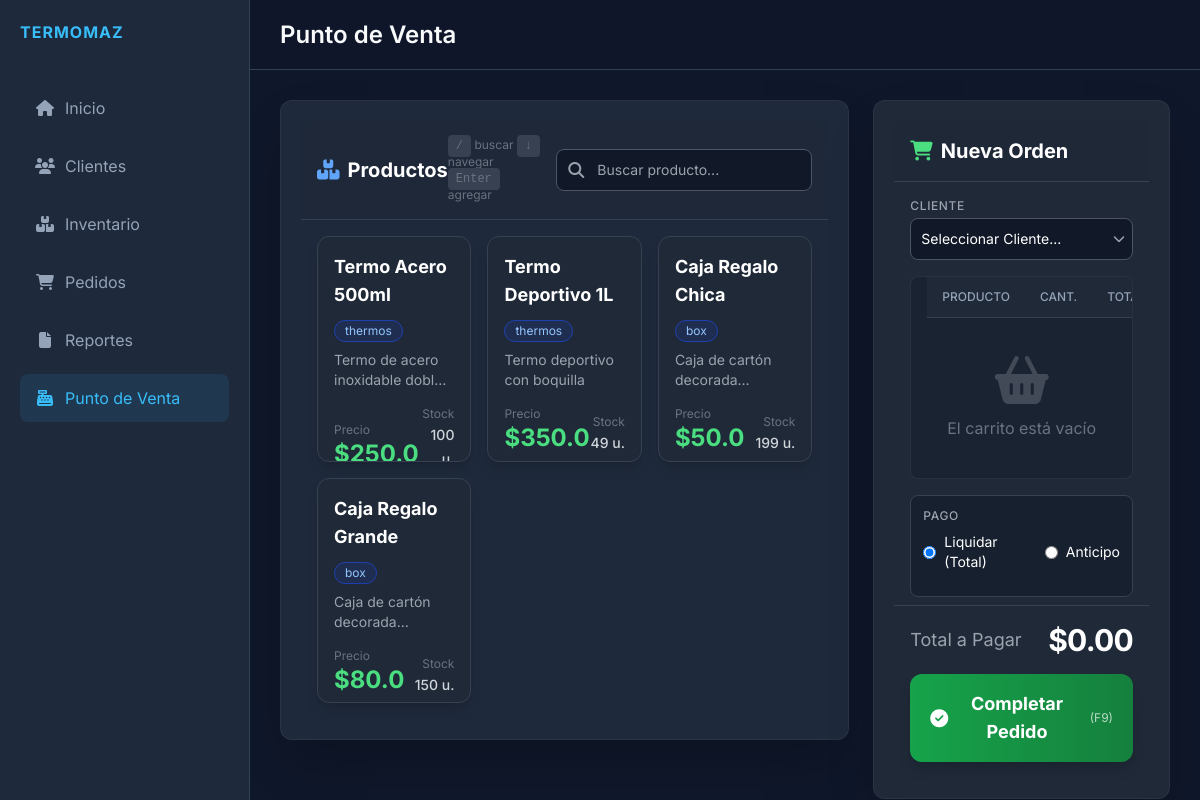
/pos, run on an earlier commit of the app's database.
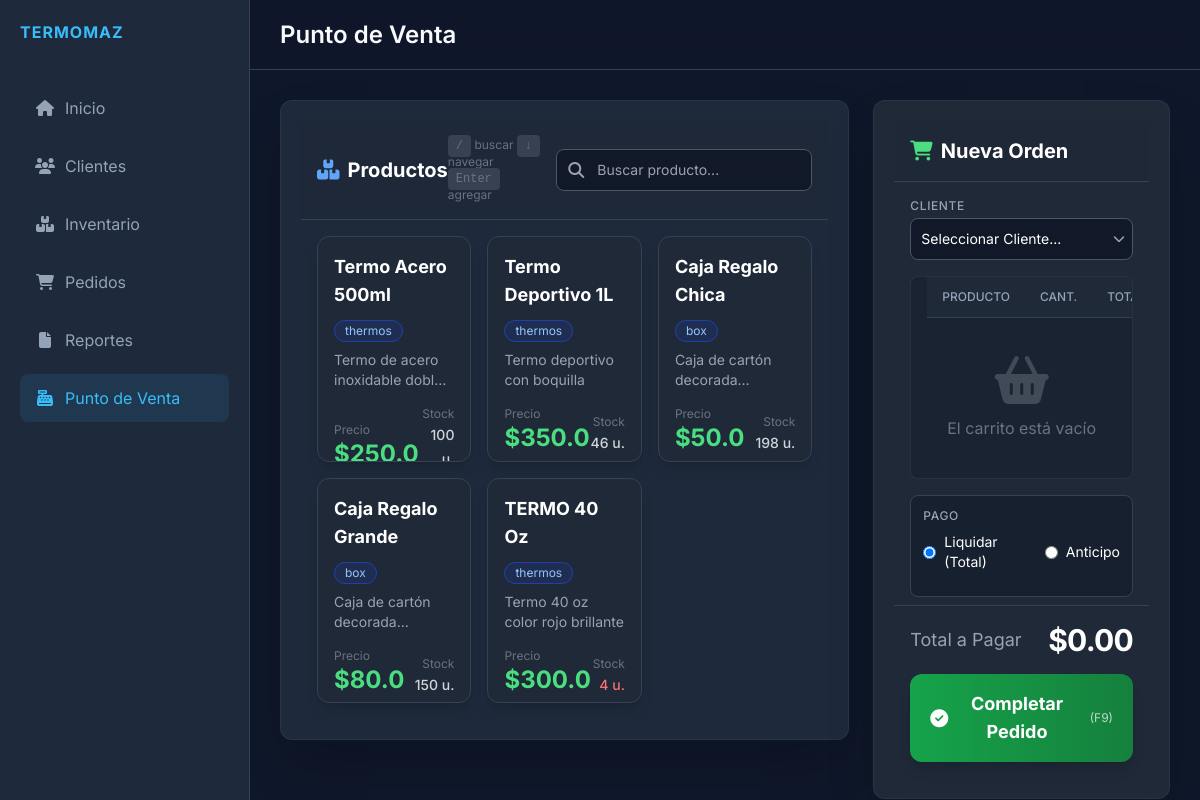
And on a later commit of the database.
### models.py (models this page shows)
class Product(db.Model):
    id = db.Column(db.Integer, primary_key=True)
    name = db.Column(db.String(100), nullable=False)
    description = db.Column(db.Text)
    price = db.Column(db.Float, nullable=False)
    stock = db.Column(db.Integer, default=0)
    category = db.Column(db.String(50)) # 'thermos', 'box', 'other'
    created_at = db.Column(db.DateTime, default=datetime.utcnow)

### app.py (the view)
@app.route('/pos')
def pos():
    products = Product.query.all()
    clients = Client.query.all()
    return render_template('pos.html', products=products, clients=clients)

### templates/pos.html (shortened to what the changed rows need)
{% extends 'base.html' %}
{% block title %}Punto de Venta{% endblock %}
{% block content %}
<div class="flex h-full gap-6" style="height: calc(100vh - 140px);">
    <div class="w-2/3 flex flex-col">
        <div class="card flex-1 overflow-hidden flex flex-col shadow-2xl border border-gray-700/50">
            <div
                class="card-header bg-gray-800/50 backdrop-blur-sm border-b border-gray-700 p-4 flex justify-between items-center sticky top-0 z-10">
                <h2 class="text-xl font-bold text-white flex items-center gap-2">
                    <i class="fas fa-boxes text-blue-400"></i> Productos
                </h2>
            </div>
            <div id="products-grid"
                class="overflow-y-auto p-4 grid grid-cols-1 md:grid-cols-2 lg:grid-cols-3 gap-4 custom-scrollbar">
                {% for product in products %}
                <div class="product-card group bg-gray-800 border border-gray-700 rounded-xl p-4 hover:bg-gray-750 hover:border-blue-500/50 transition-all duration-300 shadow-lg hover:shadow-xl flex flex-col justify-between relative overflow-hidden focus:ring-2 focus:ring-blue-500 focus:outline-none"
                    tabindex="0" data-id="{{ product.id }}" data-name="{{ product.name }}"
                    data-price="{{ product.price }}" data-stock="{{ product.stock }}">
                    <div>
                        <div class="flex justify-between items-start mb-2">
                            <h3 class="font-bold text-lg text-white group-hover:text-blue-400 transition-colors">{{
                                product.name }}</h3>
                        </div>
                        <span
                            class="inline-block bg-blue-900/30 text-blue-300 text-xs px-2.5 py-0.5 rounded-full border border-blue-800 mb-2">
                            {{ product.category }}
                        </span>
                        <p class="text-gray-400 text-sm mb-4 line-clamp-2 min-h-[2.5rem]">{{ product.description }}</p>
                    </div>
                    <div class="mt-auto">
                        <div class="flex justify-between items-end mb-3">
                            <div>
                                <span class="text-xs text-gray-500 block">Precio</span>
                                <span class="text-2xl font-bold text-green-400">${{ product.price }}</span>
                            </div>
                            <div class="text-right">
                                <span class="text-xs text-gray-500 block">Stock</span>
                                <span
                                    class="text-sm font-medium {{ 'text-red-400' if product.stock < 5 else 'text-gray-300' }}">
                                    {{ product.stock }} u.
                                </span>
                            </div>
                        </div>
                    </div>
                </div>
                {% endfor %}
            </div>
        </div>
    </div>
    <div class="w-1/3 flex flex-col">
        <div class="card flex-1 flex flex-col shadow-2xl border border-gray-700/50 bg-gray-800">
            <div class="card-header border-b border-gray-700 p-4 bg-gray-800/50 backdrop-blur-sm">
                <h2 class="text-xl font-bold text-white flex items-center gap-2">
                    <i class="fas fa-shopping-cart text-green-400"></i> Nueva Orden
                </h2>
            </div>
            <div
                class="flex-1 overflow-y-auto px-4 custom-scrollbar bg-gray-900/30 mx-4 rounded-lg border border-gray-700/50 mb-4">
                <table class="w-full">
                    <thead
                        class="text-gray-400 text-xs uppercase border-b border-gray-700 sticky top-0 bg-gray-800 z-10">
                        <tr>
                            <th class="text-left py-3 font-medium">Producto</th>
                            <th class="text-center py-3 font-medium">Cant.</th>
                            <th class="text-right py-3 font-medium">Total</th>
                        </tr>
                    </thead>
                </table>
            </div>
        </div>
    </div>
</div>
{% endblock %}

What changed in the data, as far as the page shows it:
changed Product "Termo Deportivo 1L": stock "49" → "46"
changed Product "Caja Regalo Chica": stock "199" → "198"
added Product: name "TERMO 40 Oz", category "thermos", description "Termo 40 oz color rojo brillante", price "300.0", stock "4"
